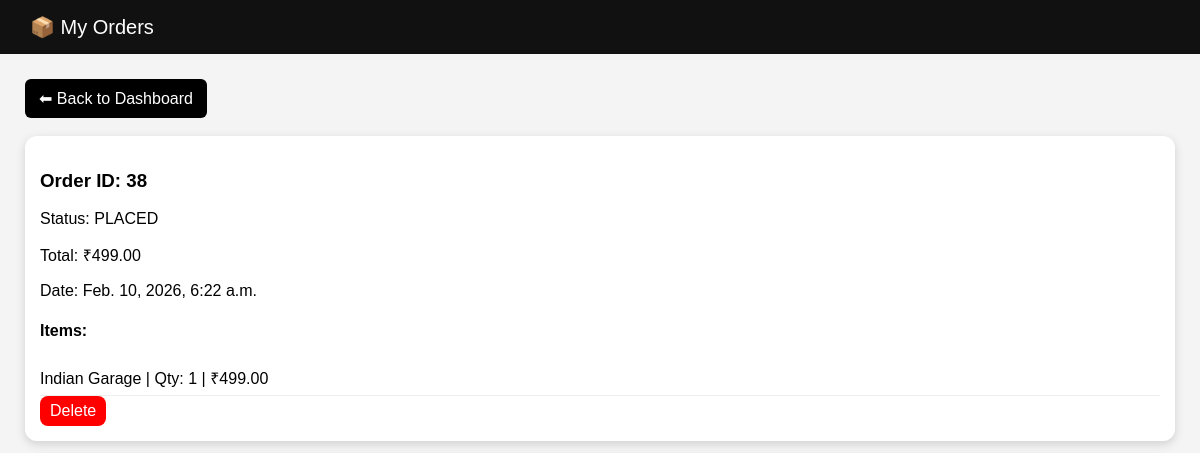
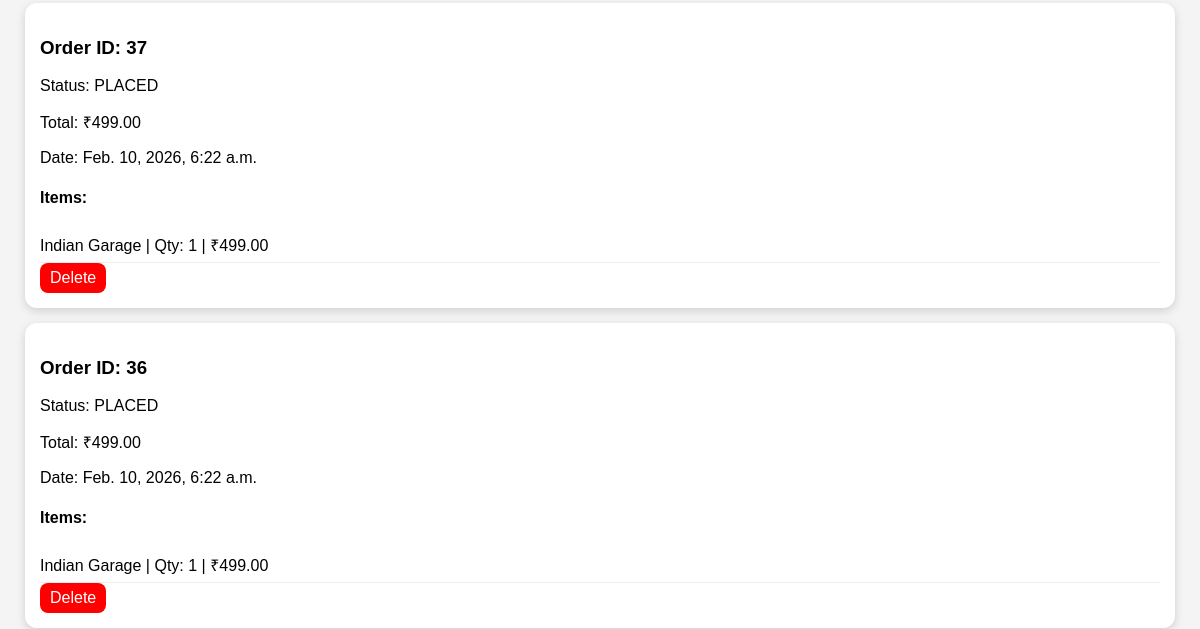
Page /cart/my-orders/ (signed in, upper part) on the earlier database version (2 pictures, top to bottom).
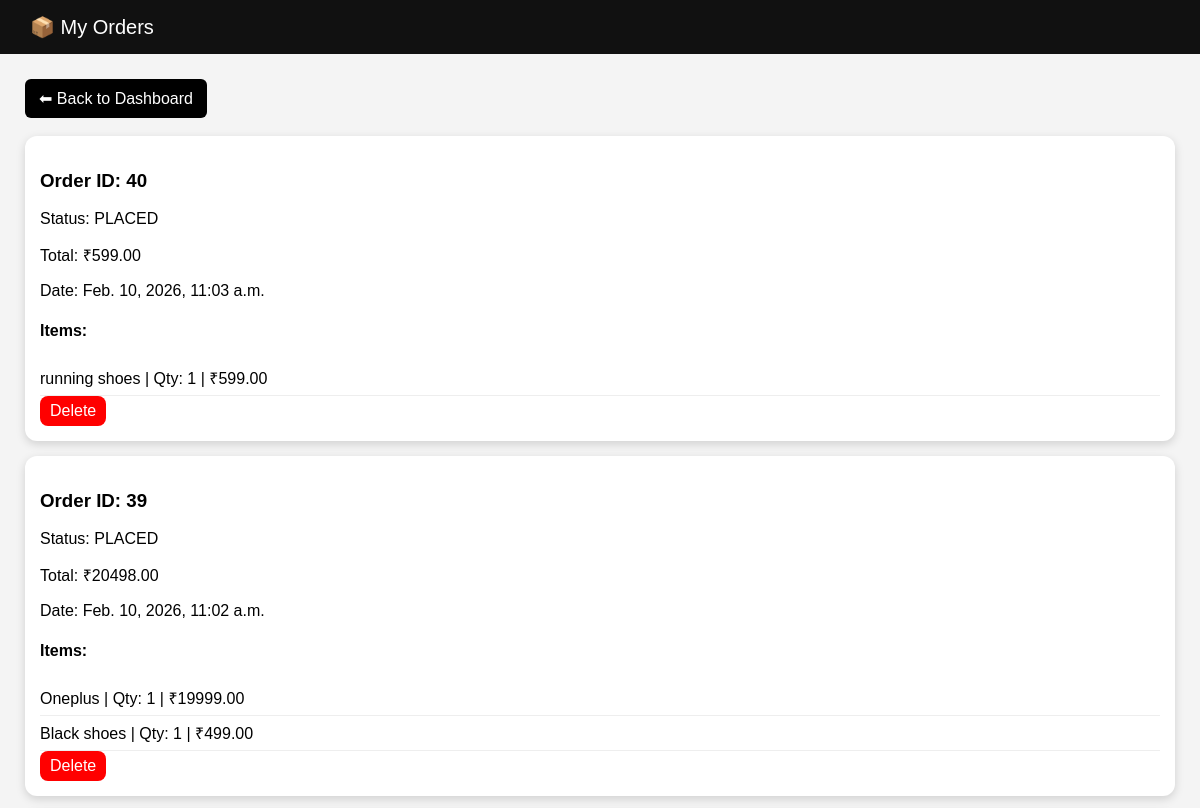
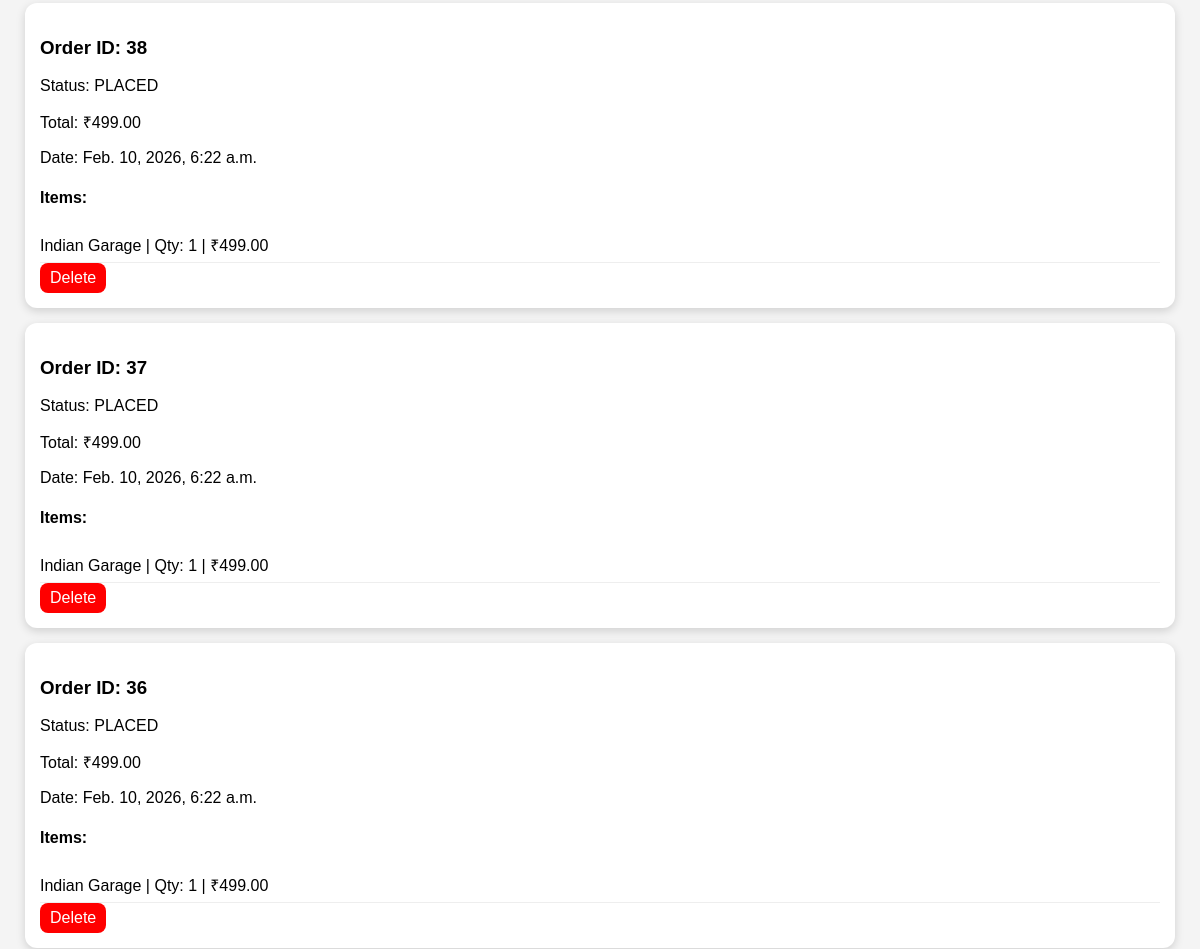
Same page on the later database version (2 pictures, top to bottom).
### cart/models.py (models this page shows, shortened)
class Order(models.Model):
    STATUS_CHOICES = [
        ("PENDING", "Pending"),
        ("PLACED", "Placed"),
    ]
    user = models.ForeignKey(User, on_delete=models.CASCADE, related_name="orders")
    status = models.CharField(max_length=20, choices=STATUS_CHOICES, default="PLACED")
    total_amount = models.DecimalField(max_digits=10, decimal_places=2, default=0)
    created_at = models.DateTimeField(auto_now_add=True)

class OrderItem(models.Model):
    order = models.ForeignKey(Order, on_delete=models.CASCADE, related_name="items")
    product = models.ForeignKey(Product, on_delete=models.CASCADE)
    quantity = models.PositiveIntegerField(default=1)
    unit_price = models.DecimalField(max_digits=10, decimal_places=2)

### signuplogin/models.py (models this page shows, shortened)
class Product(models.Model):
    category = models.ForeignKey(
        Category,
        on_delete=models.CASCADE,
        related_name="products"
    )
    subcategory = models.ForeignKey(
        SubCategory,
        on_delete=models.CASCADE,
        null=True,   # important (because you already have products)
        blank=True,
        related_name="products"
    )
    name = models.CharField(max_length=200)
    price = models.DecimalField(max_digits=10, decimal_places=2)
    image = models.ImageField(upload_to="products/", blank=True, null=True)
    description = models.TextField()
    specifications = models.JSONField(blank=True, null=True)
    average_rating = models.FloatField(default=0)
    total_reviews = models.IntegerField(default=0)

### cart/views.py (the view)
# urls.py: path("my-orders/", views.my_orders, name="my_orders"),
@login_required
def my_orders(request):
    orders = Order.objects.filter(user=request.user).order_by("-created_at")
    return render(request, "my_orders.html", {"orders": orders})

### cart/context_processors.py (called while the page is built)
def cart_wishlist_counts(request):
    if request.user.is_authenticated:
        return {
            "cart_count": CartItem.objects.filter(user=request.user).count(),
            "wishlist_count": Wishlist.objects.filter(user=request.user).count(),
        }
    return {
        "cart_count": 0,
        "wishlist_count": 0,
    }

### cart/templates/my_orders.html (shortened to what this page needs)
<!DOCTYPE html>
<html>
<head>
</head>
<body>
<div class="header">📦 My Orders</div>
<div class="container">
    <a class="btn" href="/dashboard/">⬅ Back to Dashboard</a>
    <br><br>
    {% for order in orders %}
        <div class="order">
            <h3>Order ID: {{ order.id }}</h3>
            <p>Status: {{ order.status }}</p>
            <p>Total: ₹{{ order.total_amount }}</p>
            <p>Date: {{ order.created_at }}</p>
            <h4>Items:</h4>
            {% for item in order.items.all %}
                <div class="item">
                    {{ item.product.name }} | Qty: {{ item.quantity }} | ₹{{ item.unit_price }}
                </div>
            {% endfor %}
            <a href="{% url 'delete_order' order.id %}"
         style="display:inline-block; padding:6px 10px; background:red; color:white; border-radius:8px; text-decoration:none;">
          Delete
      </a>
        </div>
    {% empty %}
        <h3>No orders yet.</h3>
    {% endfor %}
</div>
</body>
</html>

Differences in the rows shown:
added Order: id "40", status "PLACED", total_amount "599.00", created_at "Feb. 10, 2026, 11:03 a.m."
added OrderItem: product.name "running shoes", quantity "1", unit_price "599.00", shown under "40"
added Order: id "39", status "PLACED", total_amount "20498.00", created_at "Feb. 10, 2026, 11:02 a.m."
added OrderItem: product.name "Oneplus", quantity "1", unit_price "19999.00", shown under "39"
added OrderItem: product.name "Black shoes", quantity "1", unit_price "499.00", shown under "39"
